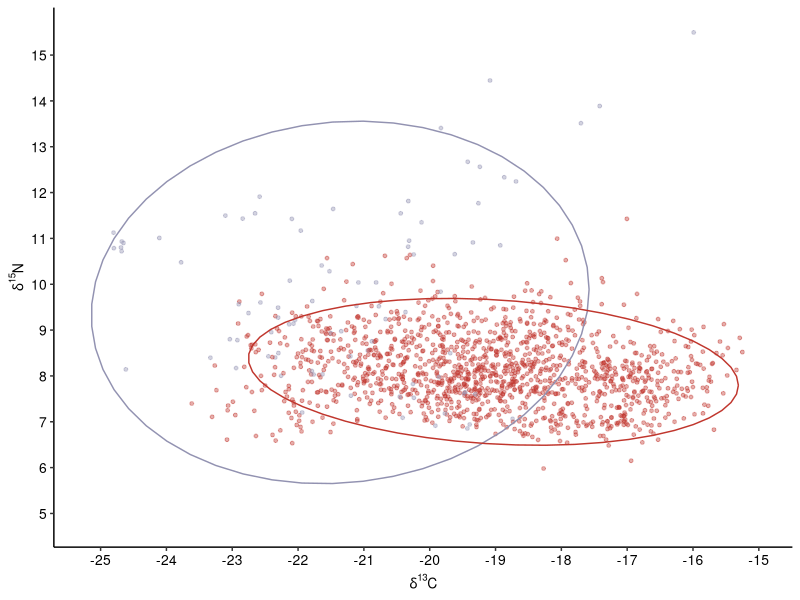
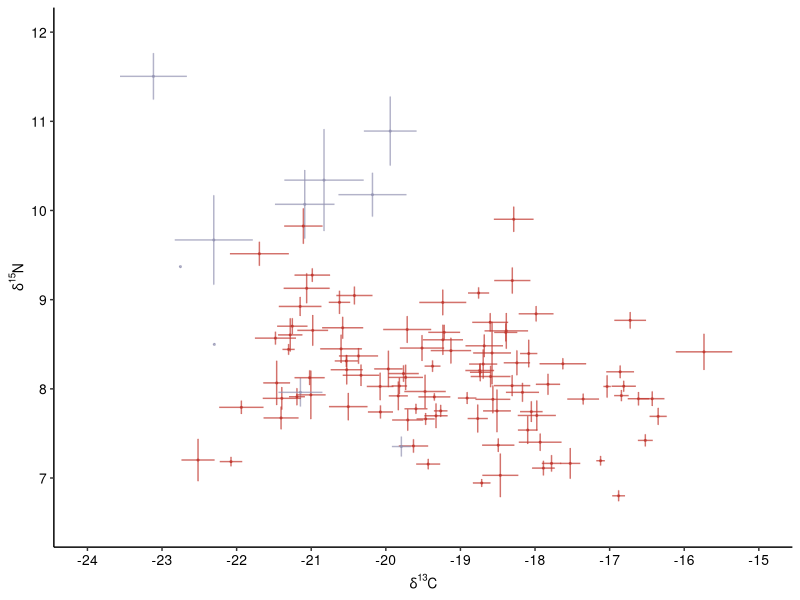
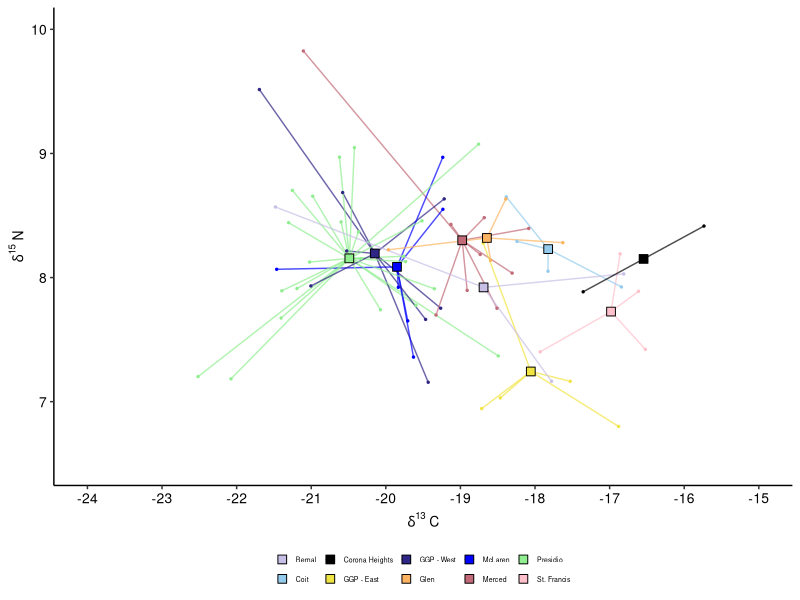
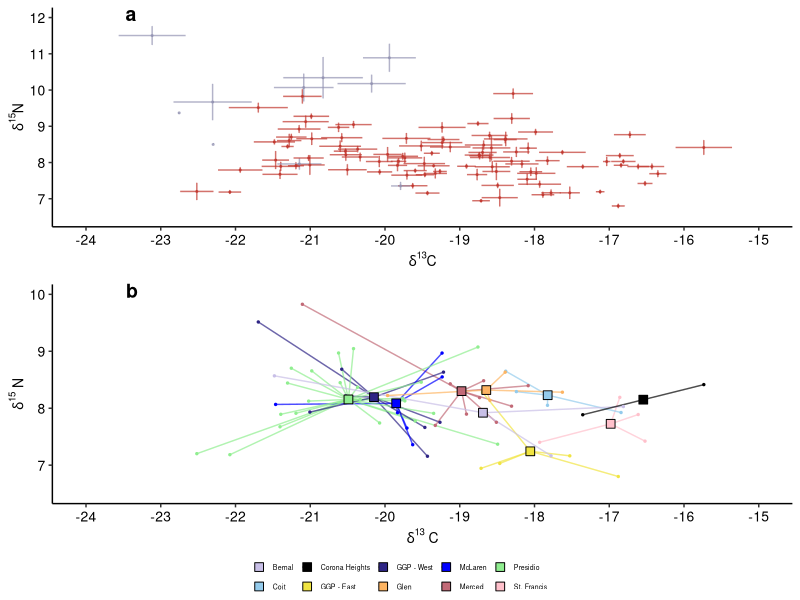
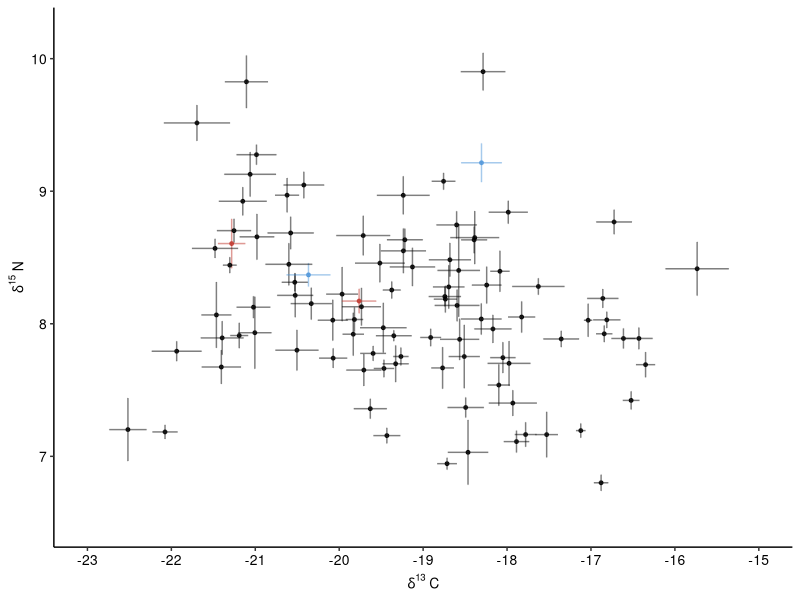

These figures' R source, in order:
## ---- chunk 1
knitr::opts_chunk$set(echo = TRUE)

library(tidyverse)
library(plotrix)
library(ggpubr)

colors <- c("#C8BFE7",  "#94CBEC", "#000000","#2E2585", "#F0E442", "#FDB462FF", "blue", "#C26A77", "lightgreen", "pink")

family_colors <- c("Bernal" = colors[1],
                   "Coit" = colors[2],
                   "Corona Heights" = colors[3],
                   "GGP - West" = colors[4],
                   "GGP - East" = colors[5],
                   "Glen" = colors[6],
                   "McLaren" = colors[7],
                   "Merced" = colors[8],
                   "Presidio" = colors[9],
                   "St. Francis" = colors[10])

# Make custom theme
theme_custom <- function() {
  theme_classic()+
  theme(panel.grid.minor = element_blank(),
        strip.text = element_text(size = 12, face = "bold"),
        plot.background = element_rect(fill = "white", color = NA),
        plot.title = element_text(size = 7),
        strip.background = element_blank(),
        axis.text.y = element_text(size=10, color="black"),
        axis.text.x = element_text(size=10, color="black"),
        axis.title.y = element_text(size=10, color="black"),
        axis.title.x = element_text(size=10, color="black"))}
## ---- chunk 2
data_clean <- read.csv("Cleaned_Data/cleaned_whiskerdata.csv")
data_average <- read.csv("Cleaned_Data/averaged_whiskerdata.csv")
## ---- chunk 3
# Plot - all data points
fig.S3 <- data_clean %>% 
  ggplot(aes(x=C_raw, y=N_raw, color=urban)) +
  geom_point(size=1, alpha=0.4)+
  stat_ellipse(level=0.95)+
  scale_color_manual(values=c("#9292B1", "#c0362d"))+
  xlab(expression({delta}^13*C))+
  ylab(expression({delta}^15*N))+
  scale_x_continuous(limits=c(-25.2,-15), breaks=seq(-25,-15,by=1))+
  scale_y_continuous(limits=c(4.8,15.5), breaks=seq(5,15,by=1))+
  theme_custom()+
  theme(legend.position = "none")

fig.S3

# ggsave("Figures/FigureS3.png",dpi=600, width=4, height=3)

# All individuals with standard error bars
fig2a <- data_average %>% 
  ggplot(aes(x=C_avg, y=N_avg, color=urban))+
  geom_errorbar(aes(ymin=N_avg-N_se, ymax=N_avg+N_se, color=urban), alpha=0.7)+
  geom_errorbar(aes(xmin=C_avg-C_se, xmax=C_avg+C_se, color=urban), alpha=0.7)+
  geom_point(size=0.4,alpha=0.7)+
  scale_color_manual(values=c("#9292B1", "#c0362d"))+
  xlab(expression({delta}^13*C))+
  ylab(expression({delta}^15*N))+
  scale_x_continuous(limits=c(-24,-15), breaks=seq(-24,-15,by=1))+
  scale_y_continuous(limits=c(6.5,12), breaks=seq(7,12,by=1))+
  theme_custom()+
  theme(legend.position = "none")

fig2a

# ggsave("Figures/Figure2a.png",dpi=600, width=3.4, height=2.8)

# Create data frame with only SF coyotes
data_average_sf <- data_average %>% 
  filter(urban == "urban")

# Compute center points
center_points <- data_average_sf %>%
  filter(group != "NA") %>%
  group_by(group) %>%
  summarize(C_center = mean(C_avg, na.rm = TRUE),
            N_center = mean(N_avg, na.rm = TRUE))

# Join center points back to the original data
data_with_centers <- data_average_sf %>%
  filter(group != "NA") %>%
  left_join(center_points, by = "group")

# SF individuals colored by family group
fig.2b <- data_with_centers %>% 
  ggplot(aes(x=C_avg, y=N_avg, 
             color=group, fill=group)) +
  geom_segment(aes(x = C_center, y = N_center, 
                   xend = C_avg, yend = N_avg, 
                   color = group),  linewidth=0.5, alpha=0.7) + 
  geom_point(size=0.5) +  
  geom_point(data=center_points, aes(x=C_center, y=N_center, fill=group), 
             color="black", size=3, shape=22, stroke=0.5)+  
  scale_color_manual(values=family_colors) +
  scale_fill_manual(values=family_colors) +
  xlab(expression(delta^{13}~C)) +
  ylab(expression(delta^{15}~N)) +
  scale_x_continuous(limits=c(-24,-15), breaks=seq(-24,-15,by=1)) +
  scale_y_continuous(limits=c(6.5,10), breaks=seq(7,10,by=1)) +
  theme_custom() +
  theme(legend.position = "bottom",
        legend.text = element_text(size=5),
        legend.key.size = unit(0.1, 'cm'),
        legend.title = element_blank())

fig.2b

# ggsave("Figures/Figure2b.png",dpi=600, width=3.4, height=2.8)


leg <- get_legend(fig.2b)

# Combine plots
ggarrange(
  fig2a, fig.2b,
  ncol = 1, nrow = 2, 
  labels = c("a", "b"),
  common.legend=F,
  align = "hv",
  label.x = 0.15,
  widths=c(1,1), heights=c(1,1),
  legend="bottom",
  legend.grob = leg)

# ggsave("Figures/Figure2.png",dpi=600, width=3.4, height=6)
 
# Plot all SF individuals, highlighting repeatedly sampled individuals
fig.S2 <- data_average_sf %>% 
  ggplot(aes(x = C_avg, y = N_avg)) +
  
  # Error bars
  geom_errorbar(aes(ymin = N_avg - N_se, ymax = N_avg + N_se,
                    color = case_when(
    whisker %in% c("S19-8775", "S19-8775-2") ~ "highlight",
    whisker %in% c( "S19-8786", "S19-8786-2") ~ "highlight2",
    TRUE ~ "black")), alpha = 0.5) +
  geom_errorbar(aes(xmin = C_avg - C_se, xmax = C_avg + C_se,
                    color = case_when(
    whisker %in% c("S19-8775", "S19-8775-2") ~ "highlight",
    whisker %in% c( "S19-8786", "S19-8786-2") ~ "highlight2",
    TRUE ~ "black")), alpha = 0.5) +
  
  # Points
  geom_point(aes(color = case_when(
    whisker %in% c("S19-8775", "S19-8775-2") ~ "highlight",
    whisker %in% c( "S19-8786", "S19-8786-2") ~ "highlight2",
    TRUE ~ "black")), size = 1, alpha = 0.8) +
  scale_color_manual(values = c("black" = "black", "highlight" = "#c0362d", "highlight2" = "#4E95D9")) +

  # Graphics
  xlab(expression(delta^{13}~C)) +
  ylab(expression(delta^{15}~N)) +
  scale_x_continuous(limits = c(-23, -15), breaks = seq(-23, -15, by = 1)) +
  scale_y_continuous(limits = c(6.5, 10.2), breaks = seq(7, 10, by = 1)) +
  theme_custom()+
  theme(legend.position = "none")

fig.S2

# ggsave("Figures/FigureS2.png",dpi=600, width=4, height=3)
